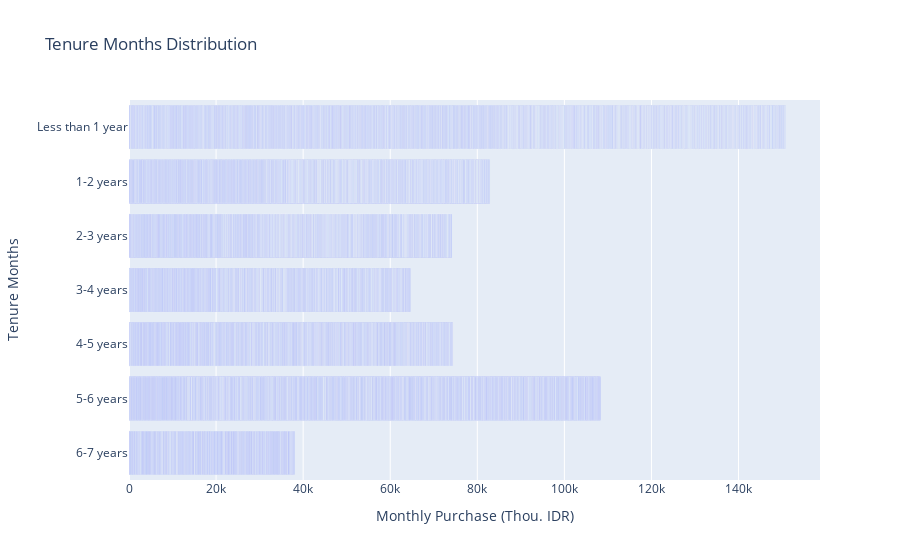

Write notebook code for a chart like this one.
### Code cell
mapper = {
    0: "Less than 1 year",
    1: "1-2 years",
    2: "2-3 years",
    3: "3-4 years",
    4: "4-5 years",
    5: "5-6 years",
    6: "6-7 years"
}

y = "Monthly Purchase (Thou. IDR)"
agg="Sum"

if y == "Count":
    temp = pd.DataFrame((df["Tenure Months"] // 12).replace(mapper).value_counts()).reset_index()
    temp.columns = ["Tenure Months", "Count"]
elif y != "Count":
    temp = df[["Tenure Months", y]]
    temp["Tenure Months"] = (temp["Tenure Months"] // 12).replace(mapper)

    if agg == "Sum":
        temp = temp.groupby("Tenure Months").sum().reset_index()
    elif agg == "Mean":
        temp.groupby("Tenure Months").mean().reset_index()
    else:
        temp.groupby("Tenure Months").median().reset_index()
        
fig = px.bar(temp, y="Tenure Months", x = y,
            category_orders={"Tenure Months": list(mapper.values())},
            title = "Tenure Months Distribution")
fig.show()

### Figure 1 — Plotly figure (JSON) as saved in the notebook; plotly's stock layout.template omitted (floating-point values rounded to 4 significant figures; data arrays with more than 128 entries replaced by an {"elided": "..."} marker saying what was removed)
{"data": [{"alignmentgroup": "True", "hovertemplate": "Monthly Purchase (Thou. IDR)=%{x}<br>Tenure Months=%{y}<extra></extra>", "legendgroup": "", "marker": {"color": "#636efa", "pattern": {"shape": ""}}, "name": "", "offsetgroup": "", "orientation": "h", "showlegend": false, "textposition": "auto", "type": "bar", "x": {"elided": "7043 float values"}, "xaxis": "x", "y": {"elided": "7043 str values"}, "yaxis": "y"}], "layout": {"barmode": "relative", "legend": {"tracegroupgap": 0}, "title": {"text": "Tenure Months Distribution"}, "xaxis": {"anchor": "y", "domain": [0, 1], "title": {"text": "Monthly Purchase (Thou. IDR)"}}, "yaxis": {"anchor": "x", "categoryarray": ["6-7 years", "5-6 years", "4-5 years", "3-4 years", "2-3 years", "1-2 years", "Less than 1 year"], "categoryorder": "array", "domain": [0, 1], "title": {"text": "Tenure Months"}}}}
